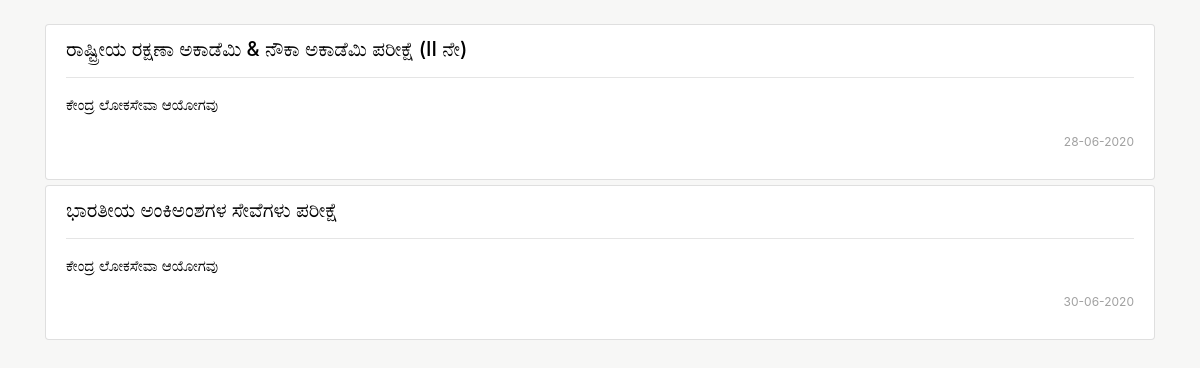
Screenshot of /list_kn/ with the database file from the repository.
### English/models.py (models this page shows, shortened)
class Job(models.Model):
    JobId = models.AutoField(primary_key=True)
    Language = models.CharField(max_length=12, choices=STATES, default='ENGLISH')
    Name = models.CharField(max_length=100)
    Department = models.CharField(max_length=100)
    Notification_Date = models.CharField(max_length=100)
    Number_Of_Posts = models.CharField(max_length=100)
    LastDate = models.CharField(max_length=100)
    Education = models.CharField(max_length=100)
    Age_Limit = models.CharField(max_length=100)
    Salary = models.CharField(max_length=100)
    Location = models.CharField(max_length=100)
    Application_Fees = models.CharField(max_length=100)
    Selection_Process = models.TextField()
    How_To_Apply = models.TextField()
    Pdf_link = models.CharField(max_length=100)
    Official_Notification = models.CharField(max_length=100)
    Selection_Process_KN  = models.TextField(default="Dont Fill",blank=True, null=True)
    Selection_Process_TE  = models.TextField(default="Dont Fill",blank=True, null=True)
    Selection_Process_TA  = models.TextField(default="Dont Fill",blank=True, null=True)
    Selection_Process_MR  = models.TextField(default="Dont Fill",blank=True, null=True)
    Selection_Process_GU  = models.TextField(default="Dont Fill",blank=True, null=True)
    Selection_Process_PA  = models.TextField(default="Dont Fill",blank=True, null=True)
    Selection_Process_ML  = models.TextField(default="Dont Fill",blank=True, null=True)
    Selection_Process_UR  = models.TextField(default="Dont Fill",blank=True, null=True)
    Selection_Process_BN  = models.TextField(default="Dont Fill",blank=True, null=True)
    Selection_Process_OR  = models.TextField(default="Dont Fill",blank=True, null=True)
    How_To_Apply_KN  = models.TextField(default="Dont Fill",blank=True, null=True)
    How_To_Apply_TE  = models.TextField(default="Dont Fill",blank=True, null=True)
    How_To_Apply_TA  = models.TextField(default="Dont Fill",blank=True, null=True)
    How_To_Apply_MR  = models.TextField(default="Dont Fill",blank=True, null=True)
    How_To_Apply_GU  = models.TextField(default="Dont Fill",blank=True, null=True)
    How_To_Apply_PA  = models.TextField(default="Dont Fill",blank=True, null=True)
    How_To_Apply_ML  = models.TextField(default="Dont Fill",blank=True, null=True)
    How_To_Apply_UR  = models.TextField(default="Dont Fill",blank=True, null=True)
    How_To_Apply_BN  = models.TextField(default="Dont Fill",blank=True, null=True)
    How_To_Apply_OR  = models.TextField(default="Dont Fill",blank=True, null=True)
    How_To_Apply_HI  = models.TextField(default="Dont Fill",blank=True, null=True)
    Name_KN  = models.TextField(default="Dont Fill",blank=True, null=True)
    Name_TE  = models.TextField(default="Dont Fill",blank=True, null=True)
    Name_TA  = models.TextField(default="Dont Fill",blank=True, null=True)
    Name_MR  = models.TextField(default="Dont Fill",blank=True, null=True)
    Name_GU  = models.TextField(default="Dont Fill",blank=True, null=True)
    Name_PA  = models.TextField(default="Dont Fill",blank=True, null=True)
    Name_ML  = models.TextField(default="Dont Fill",blank=True, null=True)
    Name_UR  = models.TextField(default="Dont Fill",blank=True, null=True)
    Name_BN  = models.TextField(default="Dont Fill",blank=True, null=True)
    Name_OR  = models.TextField(default="Dont Fill",blank=True, null=True)
    Name_HI  = models.TextField(default="Dont Fill",blank=True, null=True)
    Department_KN  = models.TextField(default="Dont Fill",blank=True, null=True)
    Department_TE  = models.TextField(default="Dont Fill",blank=True, null=True)
    Department_TA  = models.TextField(default="Dont Fill",blank=True, null=True)
    Department_MR  = models.TextField(default="Dont Fill",blank=True, null=True)
    Department_GU  = models.TextField(default="Dont Fill",blank=True, null=True)
    Department_PA  = models.TextField(default="Dont Fill",blank=True, null=True)
    Department_ML  = models.TextField(default="Dont Fill",blank=True, null=True)
    Department_UR  = models.TextField(default="Dont Fill",blank=True, null=True)
    Department_BN  = models.TextField(default="Dont Fill",blank=True, null=True)
    Department_OR  = models.TextField(default="Dont Fill",blank=True, null=True)
    Department_HI  = models.TextField(default="Dont Fill",blank=True, null=True)
    Location_TE  = models.TextField(default="Dont Fill",blank=True, null=True)
    Location_TA  = models.TextField(default="Dont Fill",blank=True, null=True)
    Location_MR  = models.TextField(default="Dont Fill",blank=True, null=True)
    Location_GU  = models.TextField(default="Dont Fill",blank=True, null=True)
    Location_PA  = models.TextField(default="Dont Fill",blank=True, null=True)
    Location_ML  = models.TextField(default="Dont Fill",blank=True, null=True)
    Location_UR  = models.TextField(default="Dont Fill",blank=True, null=True)
    Location_BN  = models.TextField(default="Dont Fill",blank=True, null=True)
    Location_OR  = models.TextField(default="Dont Fill",blank=True, null=True)
    Location_HI  = models.TextField(default="Dont Fill",blank=True, null=True)
    Location_KN  = models.TextField(default="Dont Fill",blank=True, null=True)
    class Meta:
      db_table = "jobs"

### English/views.py (the view)
def getlists_kn(request):
   qs = Job.objects.filter(Q(Language="kn")|Q(Language="en"))
   return render(request, "list_kn.html", {'qs':list(qs)})

### English/templates/list_kn.html (shortened to what this page needs)
<!DOCTYPE html>
<html lang="en">
<head>
  <link rel="stylesheet" href="https://maxcdn.bootstrapcdn.com/bootstrap/4.5.0/css/bootstrap.min.css">
</head>
<body style="background-color: #F7F7F6">
<br>
<div class="container">
    {% for obj in qs %}
  <ul class="list-group" style="padding-bottom: 5px">
    <li class="list-group-item"><a href="#"><a style="text-decoration: none;color: #000;" href="../detail_kn/{{obj.JobId}}">
      <h5>{{obj.Name_KN}}</h5>
      <hr>
      <p style="font-size:15px;">{{obj.Department_KN}}</p>
      <p style="font-size:12px;width: 100%;text-align: right;color:#a0a0a0;">{{obj.Notification_Date}}</p>
    </li></a>
  </ul>
    {% endfor %}
  <br>  <br>
</div>
</body>
</html>

### rows the page displays
Job: Name_KN "ರಾಷ್ಟ್ರೀಯ ರಕ್ಷಣಾ ಅಕಾಡೆಮಿ & ನೌಕಾ ಅಕಾಡೆಮಿ ಪರೀಕ್ಷೆ (II ನೇ)", Department_KN "ಕೇಂದ್ರ ಲೋಕಸೇವಾ ಆಯೋಗವು", Notification_Date "28-06-2020"
Job: Name_KN "ಭಾರತೀಯ ಅಂಕಿಅಂಶಗಳ ಸೇವೆಗಳು ಪರೀಕ್ಷೆ", Department_KN "ಕೇಂದ್ರ ಲೋಕಸೇವಾ ಆಯೋಗವು", Notification_Date "30-06-2020"
